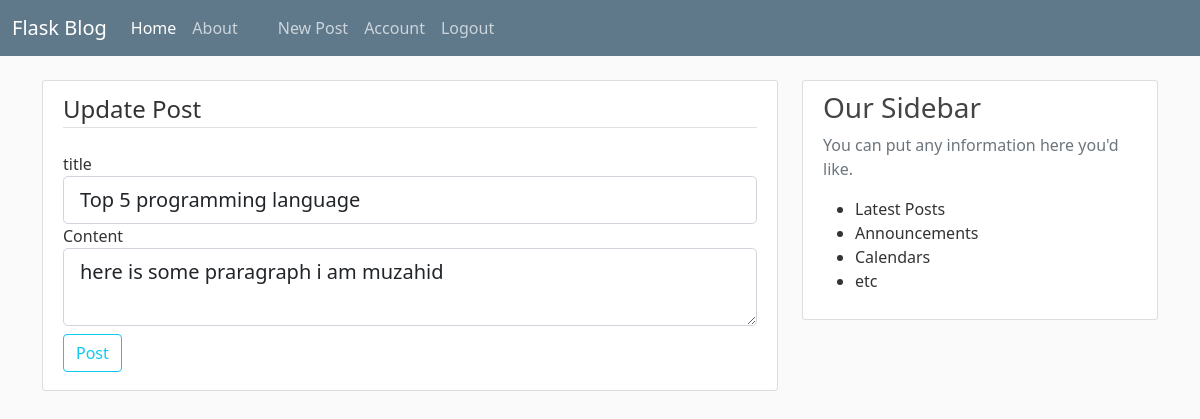
The app's page /post/3/update (signed in) with its own data.
### flaskblog/models.py (models this page shows, shortened)
class Post(db.Model):
    id = db.Column(db.Integer,primary_key=True)
    title = db.Column(db.String(100), nullable=False)
    date_posted  = db.Column(db.DateTime, nullable=False , default = datetime.utcnow)
    content = db.Column(db.String(1000), nullable = False)
    user_id = db.Column(db.Integer, db.ForeignKey('user.id'), nullable = False)

### flaskblog/routes.py (the view)
@app.route("/post/<int:post_id>/update",methods=['GET','POST'])
@login_required
def update_post(post_id):
    post = Post.query.get_or_404(post_id)
    if post.author != current_user:
        abort(403)
    form = PostForm()
    if form.validate_on_submit():
        post.title = form.title.data
        post.content = form.content.data
        db.session.commit()
        flash('Your Post has been updated !','success')
        return redirect(url_for('post',post_id=post.id))
    else :
        form.title.data = post.title
        form.content.data = post.content
    return render_template('create_post.html',title = 'Update Post',form=form, legend='Update Post')

### flaskblog/forms.py
class PostForm(FlaskForm):
    title = StringField('title',validators=[DataRequired()])
    content = TextAreaField('Content',validators=[DataRequired()])
    submit = SubmitField('Post')

### flaskblog/models.py (called while the page is built)
@login_manager.user_loader
def load_user(user_id):
    return User.query.get(int(user_id))

### flaskblog/templates/create_post.html (shortened to what this page needs)
{% extends "layout.html" %}
{% block content%}
<div class="content-section">
    <form action="" method="POST">
        <fieldset class="form-group">
            <legend class="border-bottom mb-4">{{legend}} </legend>
            <div class="form-group">
                {{form.title.label(class="form-control-label")}}
                {%if form.title.errors %}
                {{form.title(class="form-control form-control-lg is-invalid")}}
                <div class="invalid-feedback">
                    {%for error in form.title.errors %}
                    <span>{{ error }}</span>
                    {%endfor%}
                </div>
                {%else%}
                    {{form.title(class="form-control form-control-lg")}}
                {%endif%}
               </div>
            <div class="form-group">
                {{form.content.label(class="form-control-label")}}
                {%if form.content.errors %}
                {{form.content(class="form-control form-control-lg is-invalid")}}
                <div class="invalid-feedback">
                    {%for error in form.content.errors %}
                    <span>{{ error }}</span>
                    {%endfor%}
                </div>
                {%else%}
                    {{form.content(class="form-control form-control-lg")}}
                {%endif%}
               </div>
               <div class="form-group  my-2">
                {{form.submit(class="btn btn-outline-info")}}
               </div>
        </fieldset>
    </form>
   </div>
{% endblock content%}

### flaskblog/static/main.css (style rules this page uses)
body { background: #fafafa; color: #333333; margin-top: 5rem; }
.content-section { background: #ffffff; padding: 10px 20px; border: 1px solid #dddddd; border-radius: 3px; margin-bottom: 20px; }

### records on screen
Post: title "Top 5 programming language", content "here is some praragraph i am muzahid"

### other values on screen
{{ legend }} "Update Post"
